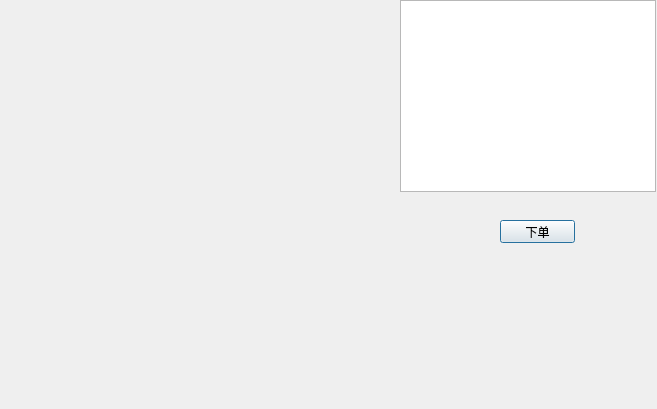
<?xml version="1.0" encoding="UTF-8"?>
<ui version="4.0">
 <class>customer</class>
 <widget class="QDialog" name="customer">
  <property name="geometry">
   <rect>
    <x>0</x>
    <y>0</y>
    <width>657</width>
    <height>409</height>
   </rect>
  </property>
  <property name="windowTitle">
   <string>Dialog</string>
  </property>
  <widget class="QListView" name="listView">
   <property name="geometry">
    <rect>
     <x>400</x>
     <y>0</y>
     <width>256</width>
     <height>192</height>
    </rect>
   </property>
  </widget>
  <widget class="QPushButton" name="pushButton">
   <property name="geometry">
    <rect>
     <x>500</x>
     <y>220</y>
     <width>75</width>
     <height>23</height>
    </rect>
   </property>
   <property name="text">
    <string>下单</string>
   </property>
  </widget>
 </widget>
 <resources/>
 <connections/>
</ui>
